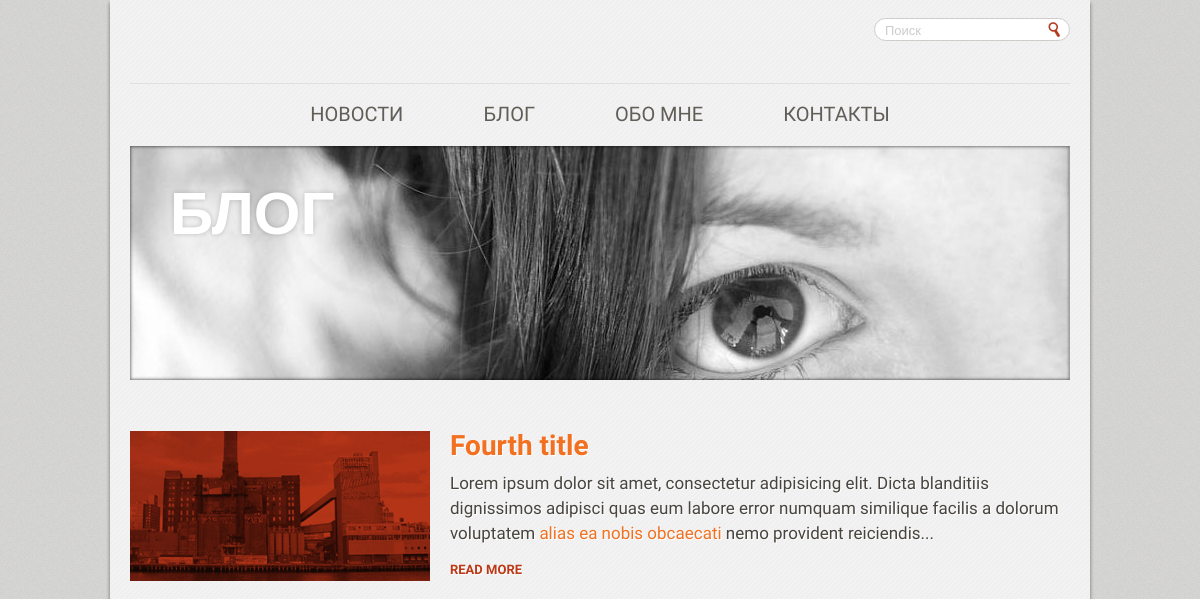
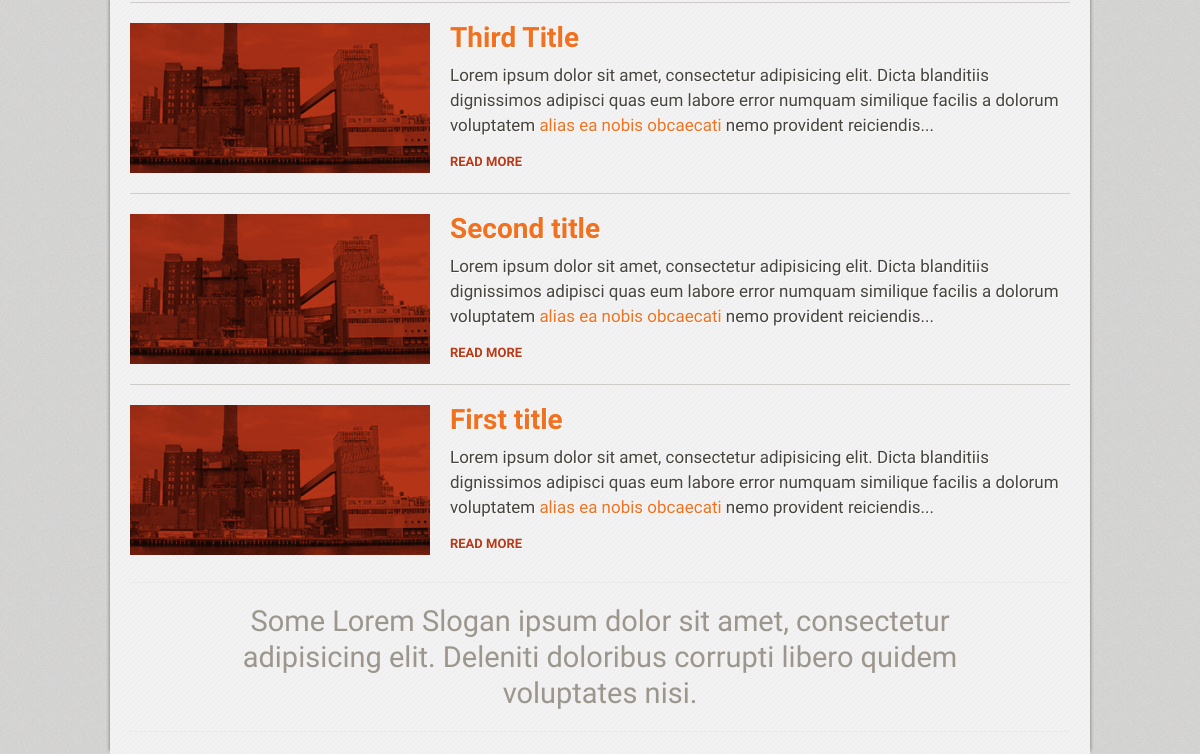
The page /blog/ on the database as committed earlier (2 pictures, top to bottom).
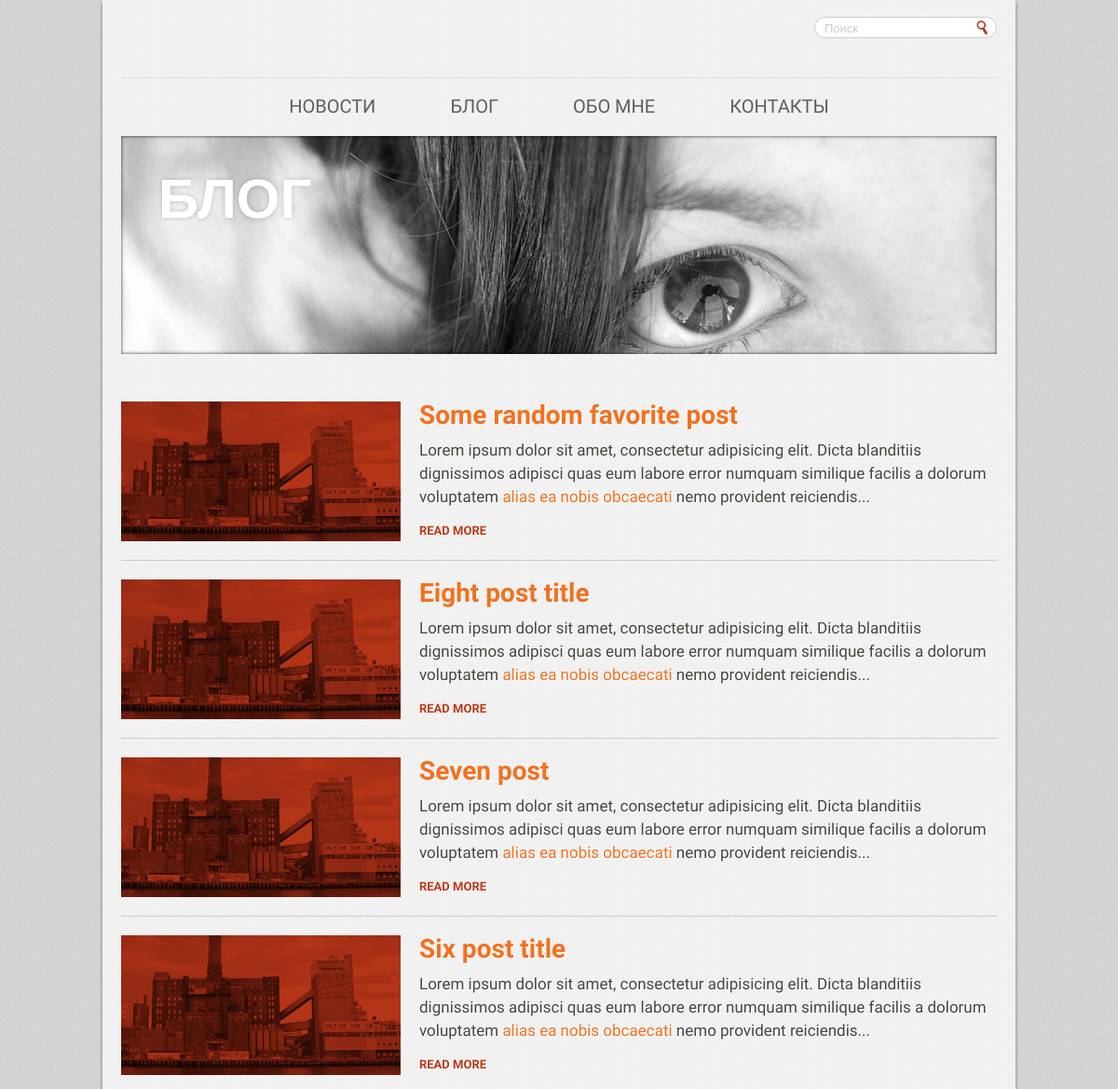
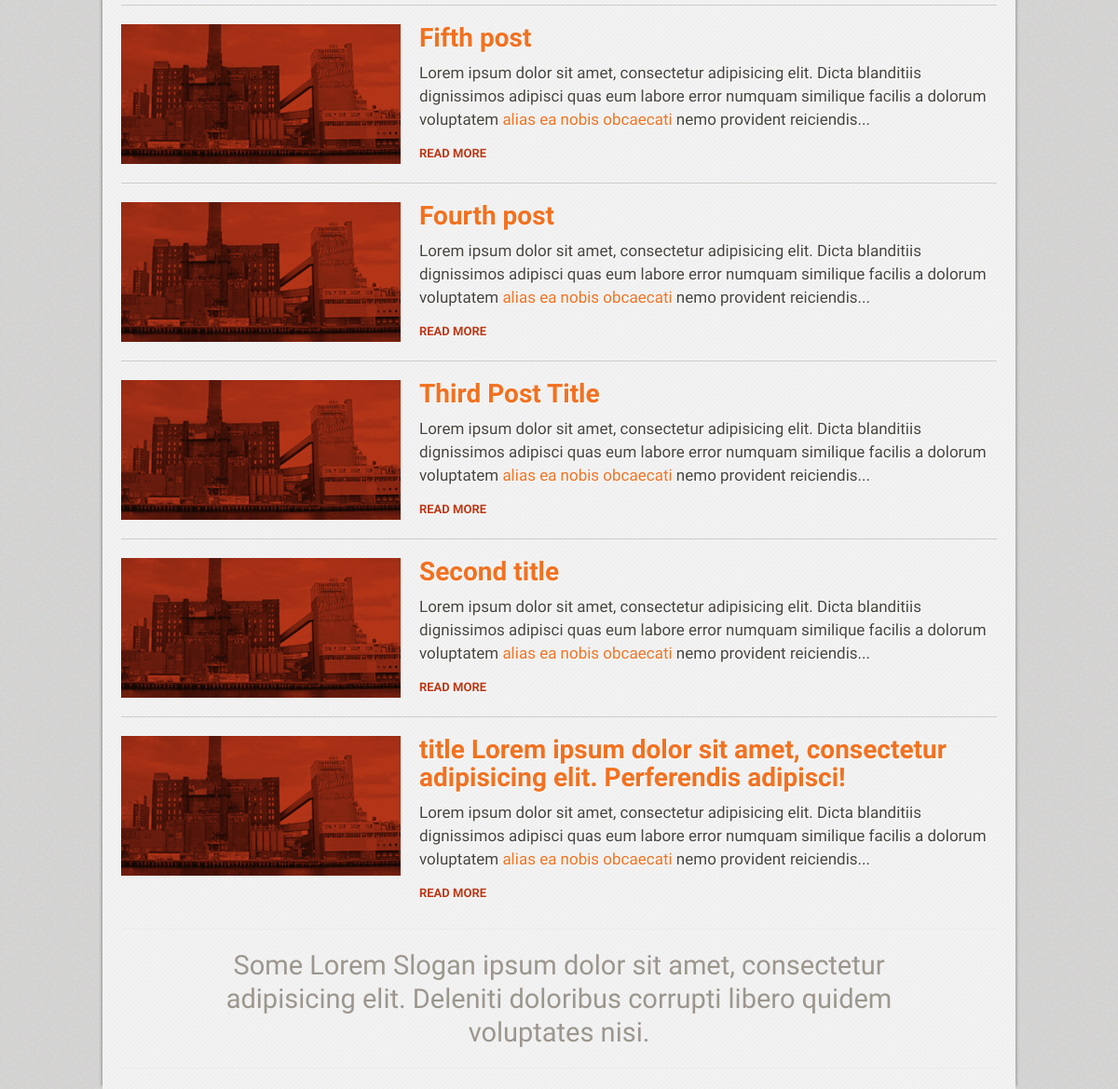
The same page on the database as committed later (2 pictures, top to bottom).
### blog_project/apps/blog/models.py (models this page shows, shortened)
class Blog(models.Model):
    post_type = models.ForeignKey(PostType, blank=True, null=True)
    post_author = models.ForeignKey(SiteUsers, blank=True, null=True)
    post_title = models.CharField(max_length=200)
    post_text = models.TextField()
    post_illustration = models.ImageField(upload_to='img', blank=True, null=True)

### blog_project/apps/blog/views.py (the view)
# urls.py: url(r'^blog/', include('blog_project.apps.blog.urls')),
def blog(request):
    blog_post_list = Blog.objects.all()
    return render(request, "blog.html", {"blog_list": blog_post_list})

### blog_project/templates/blog.html
{% extends "base.html" %}
{% block content %}
	<figure class="main-visual" >
		<img src="/static/images/img-9.jpg" height="234" width="939" alt="" />
		<span class="mask"></span>
		<h1 class="page-title">Блог</h1>
	</figure>
	<div id="twocolumns">
		<section id="content" class="{% block test %}{% endblock test %}">
			{% for blog_post in blog_list reversed %}
				<article class="post post-preview">
					<a href="/blog/blog_post/{{ blog_post.id }}/" class="visual"><img src="/static/images/img-2.gif" alt="" width="300" height="150" ></a>
					<div class="text-block">
						<h1><a href="/blog/blog_post/{{ blog_post.id }}/">{{ blog_post.post_title }}</a></h1>
						<p>Lorem ipsum dolor sit amet, consectetur adipisicing elit. Dicta blanditiis dignissimos adipisci quas eum labore error numquam similique facilis a dolorum voluptatem <a href="#">alias ea nobis obcaecati</a> nemo provident reiciendis...</p>
						<a href="/blog/blog_post/{{ blog_post.id }}/" class="btn-more">read more</a>
					</div>
				</article>
			{% endfor %}
		</section>
	</div>
{% endblock content %}

### blog_project/templates/base.html (shortened to what this page needs)
<!DOCTYPE HTML>
<html>
<head>
	<link rel="stylesheet" media="all" href="/static/css/all.css"/>
</head>
<body>
	<div id="wrapper">
		<div class="w1">
			<header id="header">
				<div class="panel">
					<form action="#" class="search">
						<fieldset>
							<input type="text" placeholder="Поиск" />
							<input type="submit" value="search" />
						</fieldset>
					</form>
				</div>
				<nav id="nav">
					<ul>
						<li><a href="/">Новости</a></li>
						<li><a href="/blog/">Блог</a></li>
						<li><a href="#">обо мне</a></li>
						<li><a href="/contacts/">контакты</a></li>
					</ul>
				</nav>
			</header>
			<section id="main">
				{% block content %}
				{% endblock content %}
				<div class="slogan">
					<p><strong>Some Lorem Slogan ipsum dolor sit amet, consectetur adipisicing elit. Deleniti doloribus corrupti libero quidem voluptates nisi.</strong></p>
				</div>
			</section>
		</div>
	</div>
</body>
</html>

Rows that differ between the two databases and show on the page:
added Blog: post_title "Some random favorite post"
added Blog: post_title "Eight post title"
added Blog: post_title "Seven post"
added Blog: post_title "Six post title"
added Blog: post_title "Fifth post"
changed Blog: post_title "Fourth title" → "Fourth post"
changed Blog: post_title "Third Title" → "Third Post Title"
changed Blog: post_title "First title" → "title Lorem ipsum dolor sit amet, consectetur adipisicing elit. Perferendis adipisci!"
